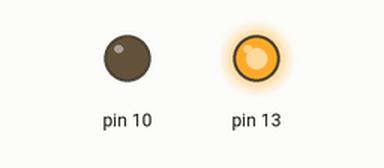
A sketch run on a simulated Arduino Uno, built with avr-gcc and run on an emulated ATmega328P. On the bench: output pins drawn as LEDs (lit = HIGH).

Above: at 1.0 s.
At 3.0 s:
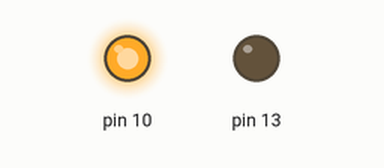
Timing chart, 0 to 5.2 s (numbered marks = the images above):
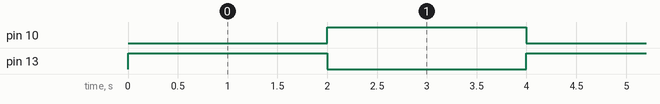

Measured:
- by itself, pin 10, pin 13: alternates HIGH for 2.0 s and LOW for 2.0 s

The sketch:

opdracht1.ino
```cpp
void setup() {
  // Hier zet ik pin 13 en pin 10 als OUTPUT.
  // Deze twee pinnen gebruik ik voor de twee LEDS
  pinMode(13, OUTPUT);
  pinMode(10, OUTPUT);
}

void loop() {
  // Eerst gaat de LED op pin 13 aan.
  // Tegelijk blijft de LED op pin 10 uit.
  digitalWrite(13, HIGH);
  digitalWrite(10, LOW);
  delay(2000); // Wacht 2 seconden

  // Daarna wisselen de LEDS om.
  // Pin 13 gaat uit en pin 10 gaat aan.
  digitalWrite(13, LOW);
  digitalWrite(10, HIGH);
  delay(2000); // Wacht weer 2 seconden
}
```
